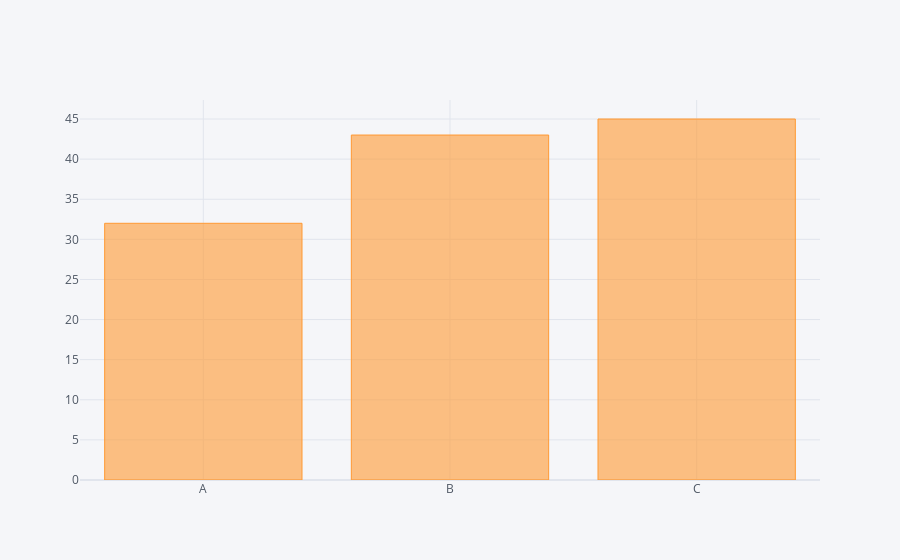

The notebook cell saved with this chart:
### Code cell
df1.iplot(kind='bar', x='Category', y='value')

### Figure 1 — Plotly figure (JSON) as saved in the notebook; plotly's stock layout.template omitted (floating-point values rounded to 4 significant figures)
{"data": [{"marker": {"color": "rgba(255, 153, 51, 0.6)", "line": {"color": "rgba(255, 153, 51, 1.0)", "width": 1}}, "name": "value", "orientation": "v", "text": "", "type": "bar", "x": ["A", "B", "C"], "y": [32, 43, 45]}], "layout": {"legend": {"bgcolor": "#F5F6F9", "font": {"color": "#4D5663"}}, "paper_bgcolor": "#F5F6F9", "plot_bgcolor": "#F5F6F9", "title": {"font": {"color": "#4D5663"}}, "xaxis": {"gridcolor": "#E1E5ED", "showgrid": true, "tickfont": {"color": "#4D5663"}, "title": {"font": {"color": "#4D5663"}, "text": ""}, "zerolinecolor": "#E1E5ED"}, "yaxis": {"gridcolor": "#E1E5ED", "showgrid": true, "tickfont": {"color": "#4D5663"}, "title": {"font": {"color": "#4D5663"}, "text": ""}, "zerolinecolor": "#E1E5ED"}}}
